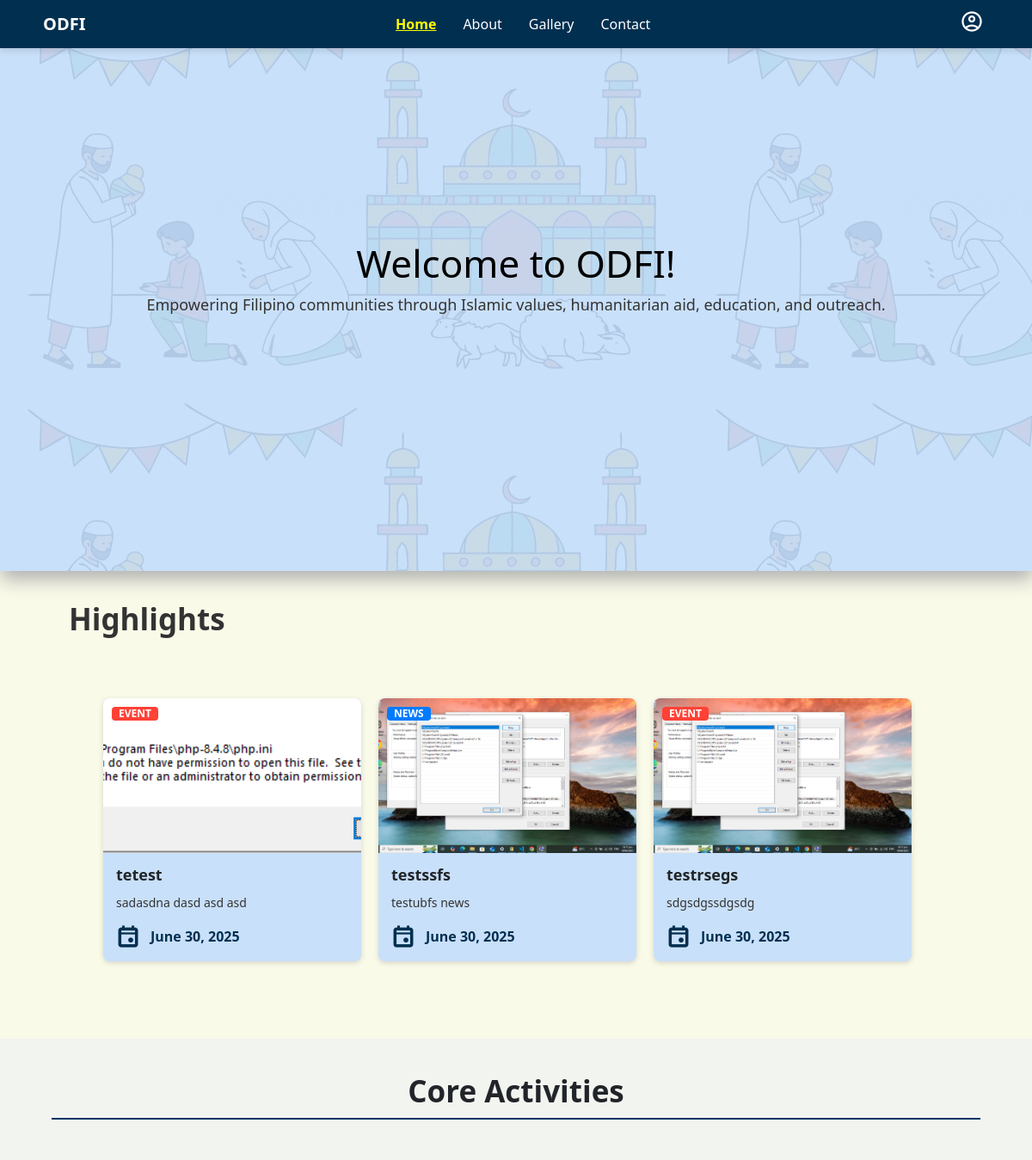
/ (upper part), run on an earlier commit of the app's database.
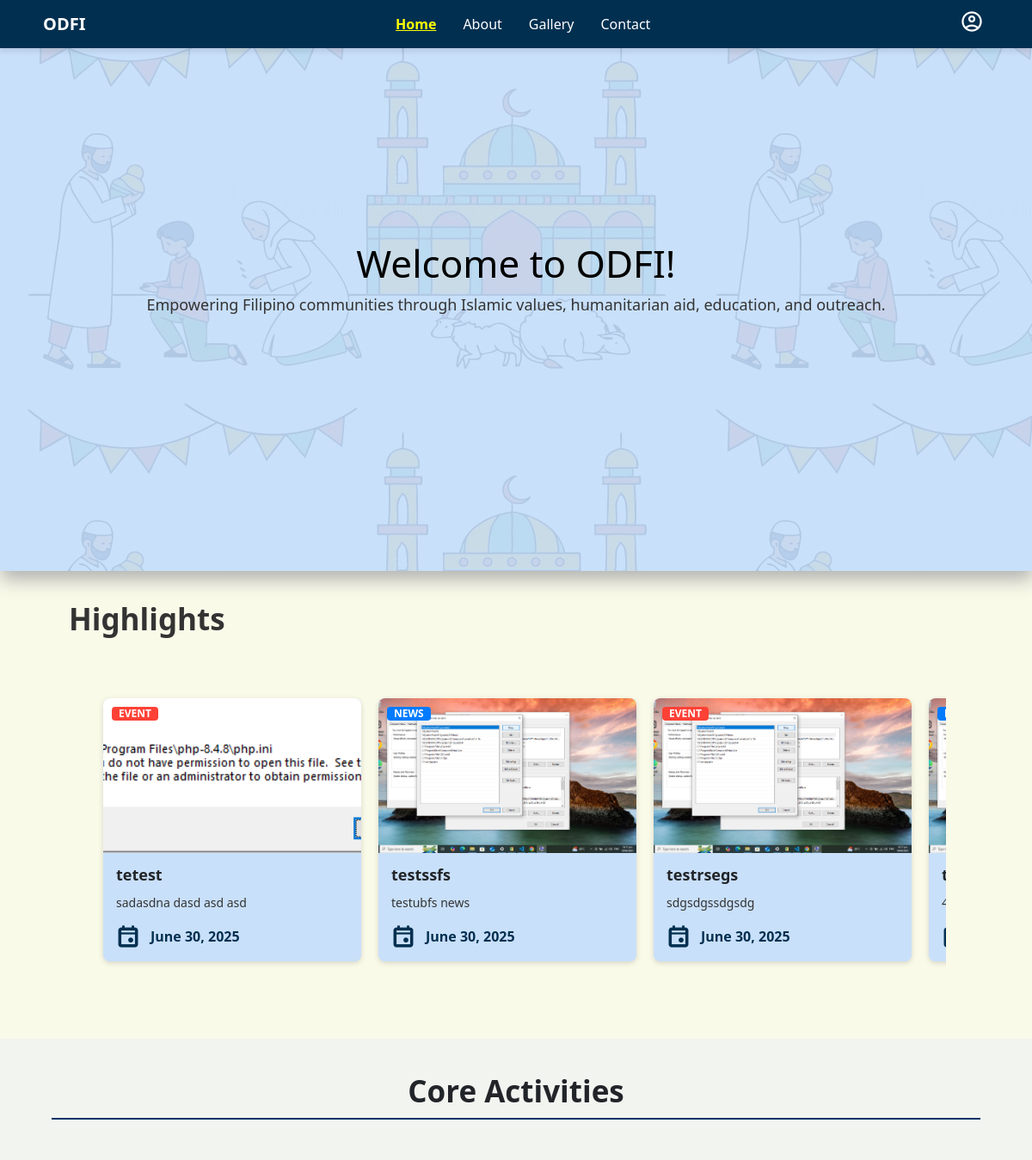
And on a later commit of the database.
### authentication/models.py (models this page shows, shortened)
class Highlight(models.Model):
    HIGHLIGHT_TYPES = [
        ('news', 'News'),
        ('event', 'Event'),
    ]
    title = models.CharField(max_length=255)
    description = models.TextField()
    type = models.CharField(max_length=10, choices=HIGHLIGHT_TYPES)
    image = models.ImageField(upload_to='highlights/')
    date = models.DateField()

### authentication/views.py (the view)
# urls.py: path('', views.home, name="home"),
def home(request):
    highlights = Highlight.objects.all()
    return render(request, "authentication/index.html", {'highlights': highlights})

### templates/authentication/index.html (shortened to what this page needs)
<!DOCTYPE html>
{% load static %}
<html lang="en">
  <head>
    <link rel="stylesheet" href="{% static 'authentication/index.css' %}" />
  </head>
  <body style="background-color: #FAFAE9;">
      {% include 'authentication/user/nav.html' %}
    <div class="container1">
      <section class="hero">
        <div class="welcome-text">
          <h2 style="font-size: 44px">Welcome to ODFI!</h2>
          <p style="font-size: 18px">
            Empowering Filipino communities through Islamic values, humanitarian
            aid, education, and outreach.
          </p>
        </div>
      </section>
    </div>
<div class="highlights">
  <p class="highlights-title" style="font-size: 35px; padding: 30px 80px; font-weight: bold">
    Highlights
  </p>
  <div class="carousel-track">
    {% for item in highlights %}
    <div class="news-card">
      <div class="news-image">
        <span class="badge {% if item.get_type_display|lower == 'news' %}news{% elif item.get_type_display|lower == 'event' %}event{% endif %}">
          {{ item.get_type_display|upper }}
        </span>
        <img src="{{ item.image.url }}" alt="{{ item.get_type_display }} Image" />
      </div>
      <div class="news-content">
        <h3>{{ item.title }}</h3>
        <p>{{ item.description }}</p>
        <div class="news-date" style="color: #012f50; display: flex; align-items: center; gap: 6px;">
          <span class="material-symbols-outlined" style="font-weight: bold">event</span>
          <span style="font-weight: bold">{{ item.date }}</span>
        </div>
      </div>
    </div>
    {% endfor %}
  </div>
</div>
    <section class="cta">
      <div class="core">
        <section class="core-activities">
          <h2 class="section-title">Core Activities</h2>
        </section>
      </div>
    </section>
  </body>
</html>

### templates/authentication/user/nav.html (shortened to what this page needs)
<!DOCTYPE html>
{% load static %}
<html lang="en">
<head>
      <link href="https://cdn.jsdelivr.net/npm/bootstrap@5.3.3/dist/css/bootstrap.min.css" rel="stylesheet">
</head>
<body>
    {% block content %}
      <div class="nav">
        <nav class="navbar navbar-expand-lg fixed-top" style="background-color: #012f50; box-shadow: 0 4px 6px rgba(0, 0, 0, 0.1);">
  <div class="container-fluid" style="padding: 0px 50px;">
    <a class="navbar-brand fw-bold text-white" href="#">ODFI</a>
    <div class="collapse navbar-collapse justify-content-between" id="navbarNav">
      <ul class="navbar-nav mx-auto">
        <li class="nav-item">
          <a href="{% url 'home' %}"
             class="nav-link {% if request.resolver_match.url_name == 'home' %}active{% endif %}"
             {% if request.resolver_match.url_name == 'home' %}style="font-weight: bold; text-decoration: underline; color: #FFC107;"{% endif %}>
            Home
          </a>
        </li>
        <li class="nav-item">
          <a href="{% url 'about' %}"
             class="nav-link {% if request.resolver_match.url_name == 'about' %}active{% endif %}"
             {% if request.resolver_match.url_name == 'about' %}style="font-weight: bold; text-decoration: underline; color: #FFC107;"{% endif %}>
            About
          </a>
        </li>
        <li class="nav-item">
          <a href="{% url 'gallery' %}"
             class="nav-link {% if request.resolver_match.url_name == 'gallery' %}active{% endif %}"
             {% if request.resolver_match.url_name == 'gallery' %}style="font-weight: bold; text-decoration: underline; color: #FFC107;"{% endif %}>
            Gallery
          </a>
        </li>
        <li class="nav-item">
          <a href="{% url 'contact' %}"
             class="nav-link {% if request.resolver_match.url_name == 'contact' %}active{% endif %}"
             {% if request.resolver_match.url_name == 'contact' %}style="font-weight: bold; text-decoration: underline; color: #FFC107;"{% endif %}>
            Contact
          </a>
        </li>
      </ul>
         <a href="{% url 'signin' %}">
            <span class="material-symbols-outlined" style="color: white;" >account_circle</span>
          </a>
    </div>
  </div>
</nav>
</div>
{% endblock %}
</body>
</html>

### odfi/static/authentication/index.css (style rules this page uses)
body { margin: 0; font-family: poppins, sans-serif; }
.nav { position: fixed; top: 0; left: 0; width: 100%; z-index: 1000; background-color: #0f172a; box-shadow: 0 2px 5px rgba(0, 0, 0, 0.2); }
.navbar { display: flex; justify-content: space-between; align-items: center; background-color: #012f50; padding: 25px 34px; color: white; position: sticky; top: 0; }
.hero { padding-bottom: 180px; }
.container1 { background-image: url("../media/images/main.jfif"); background-color: #dceeea; position: relative; box-shadow: 1px 10px 20px 0px #b1b1b1; position: relative; z-index: 0; }
.container1::after { content: ""; position: absolute; top: 0; left: 0; right: 0; bottom: 0; background: #c4defd; pointer-events: none; opacity: 0.9; z-index: 0; }
.welcome-text { display: flex; flex-direction: column; justify-content: center; align-items: center; text-align: center; color: black; padding: 20px; padding-top: 280px; padding-bottom: 100px; position: relative; z-index: 1; }
.news-card { background-color: #f2f4f0; border-radius: 12px; box-shadow: 0 4px 10px rgba(0, 0, 0, 0.1); overflow: hidden; }
.news-image { position: relative; }
.news-image img { width: 100%; height: 180px; object-fit: cover; display: block; }
.badge { position: absolute; top: 10px; left: 10px; padding: 5px 12px; font-size: 12px; font-weight: bold; border-radius: 8px; color: white; }
.badge.news { background-color: #1e90ff; }
.badge.event { background-color: #ff4d4d; }
.news-content { padding: 15px; background-color: #C9E0FA; }
.news-content h3 { margin-top: 0; margin-bottom: 10px; font-size: 18px; font-weight: bold; }
.news-content p { font-size: 14px; margin-bottom: 15px; color: #333; }
.material-symbols-outlined { font-family: "Material Symbols Outlined"; font-size: 18px; margin-right: 6px; }
h2 { font-size: 24px; margin-bottom: 20px; }
h3 { font-size: 18px; margin: 0; }
p { font-size: 14px; color: #333; margin-top: 5px; }
.cta { background-color: #f2f4f0; }
.core { padding-bottom:50px; }
.core-activities { background-color: #F2F4F0; text-align: center; }
.section-title { padding-top: 40px; margin-top: 70px; text-align: center; margin-bottom: 50px; font-size: 35px; font-weight: bold; }
.section-title::after { content: ""; display: block; margin: 10px auto 0; width: 1080px; height: 2px; background-color: #003366; }

### templates/authentication/index.html (style rules this page uses)
.core { padding-bottom: 50px; }
.badge.news { background-color: #007BFF; color: #fff; padding: 2px 8px; border-radius: 4px; font-size: 12px; }
.badge.event { background-color: #FF4136; color: #fff; padding: 2px 8px; border-radius: 4px; font-size: 12px; }
.carousel-track { display: flex; gap: 20px; overflow-x: auto; scroll-snap-type: x mandatory; scroll-padding: 20px; padding: 20px 80px; scrollbar-width: none; margin:0px 100px; }
.news-card { min-width: 300px; max-width: 300px; flex-shrink: 0; background: #C9E0FA; border-radius: 8px; box-shadow: 0 2px 6px rgba(0, 0, 0, 0.15); overflow: hidden; scroll-snap-align: start; }
.news-content { background-color: #C9E0FA; }

### templates/authentication/user/nav.html (style rules this page uses)
.material-symbols-outlined { font-size: 28px; }
.navbar { background-color: #012f50 !important; box-shadow: 0 4px 6px rgba(0, 0, 0, 0.1); }
.navbar-nav .nav-link { color: white !important; margin-right: 15px; }
.navbar-nav .nav-link.active { color: yellow !important; font-weight: bold; text-decoration: underline; }
.container-fluid { padding:0px 50px; }

What changed in the data, as far as the page shows it:
added Highlight: image (picture), type "news" (drawn)
